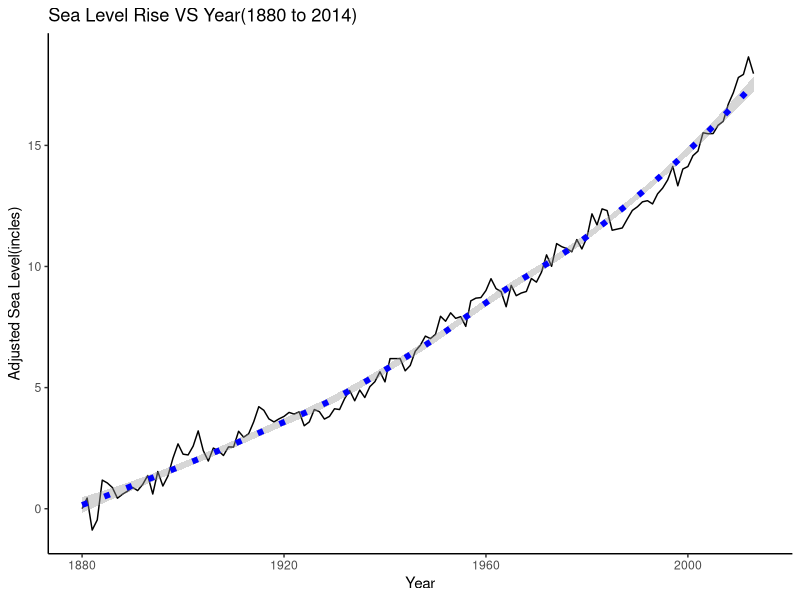
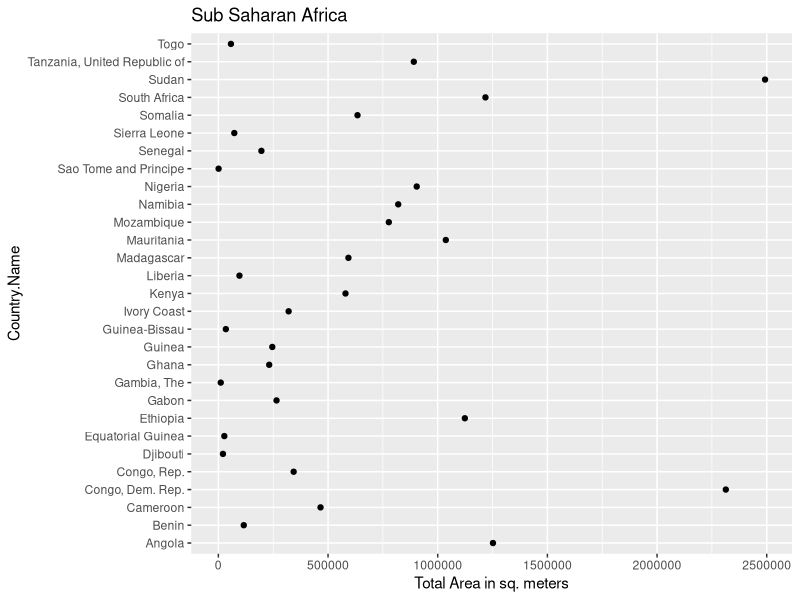
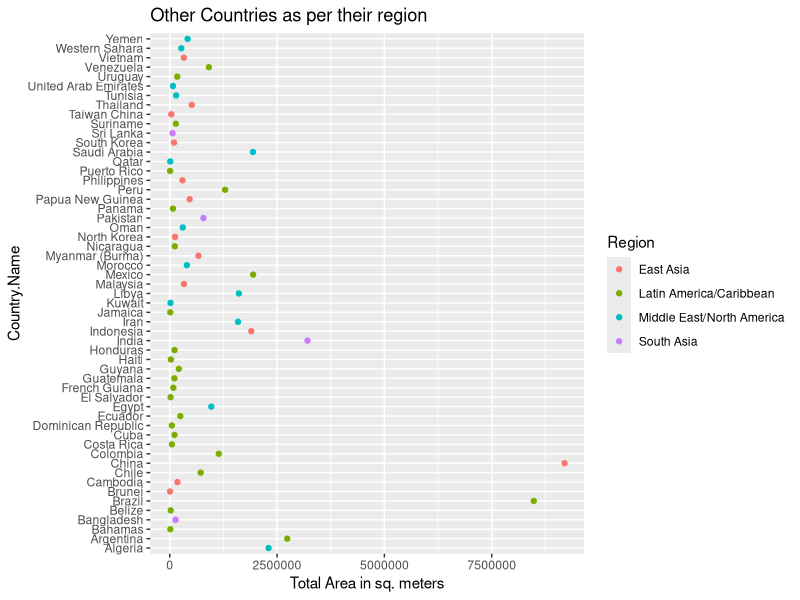
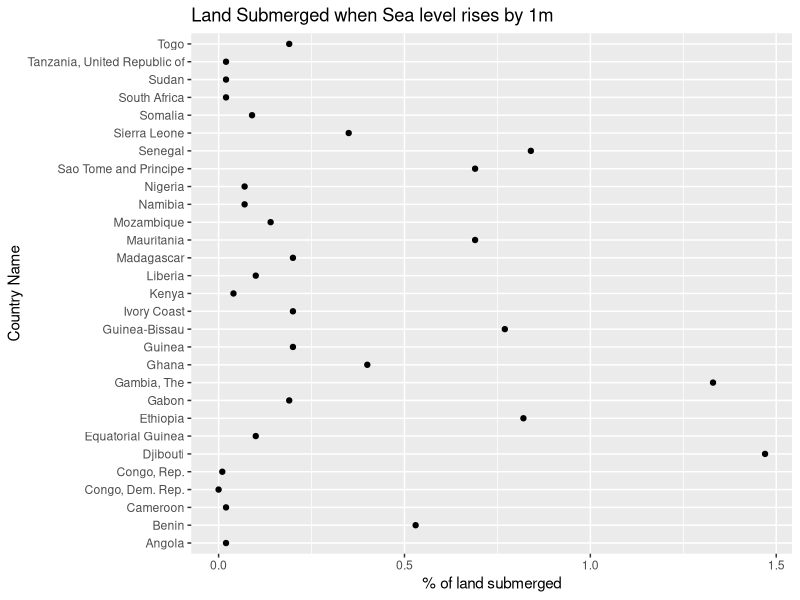
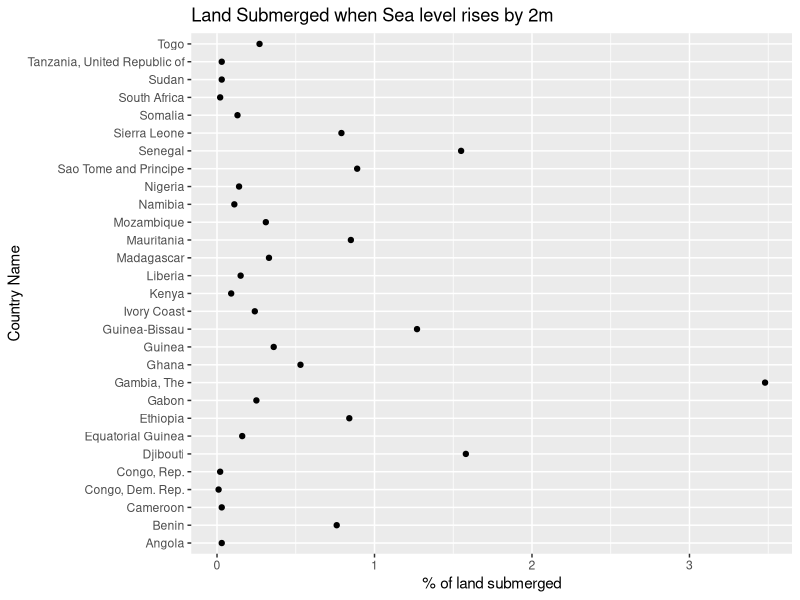
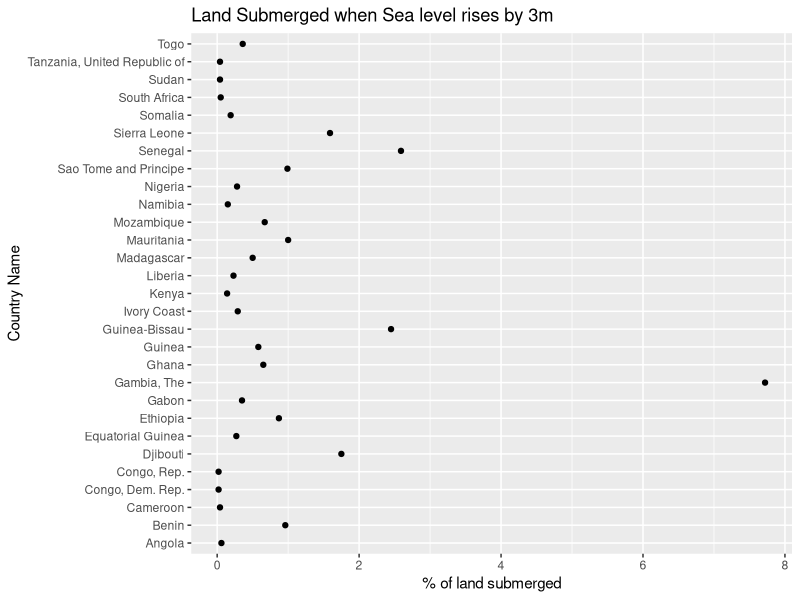
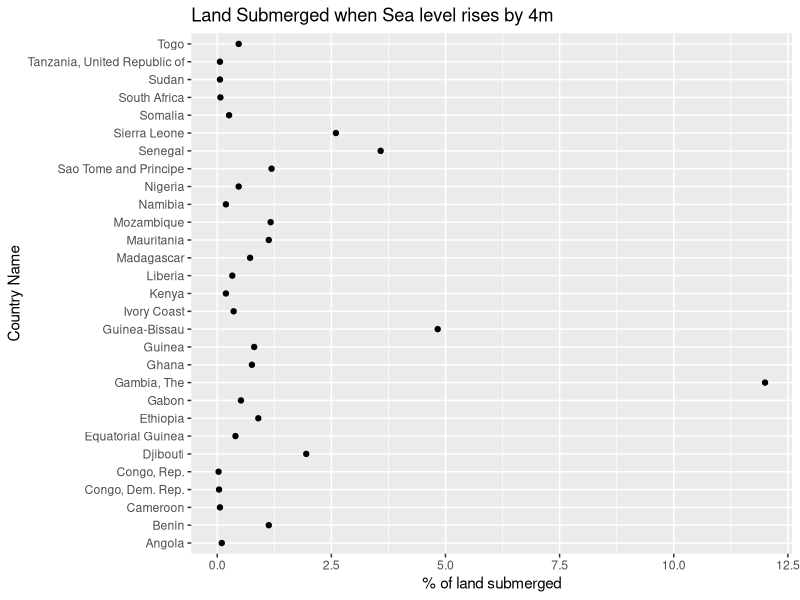
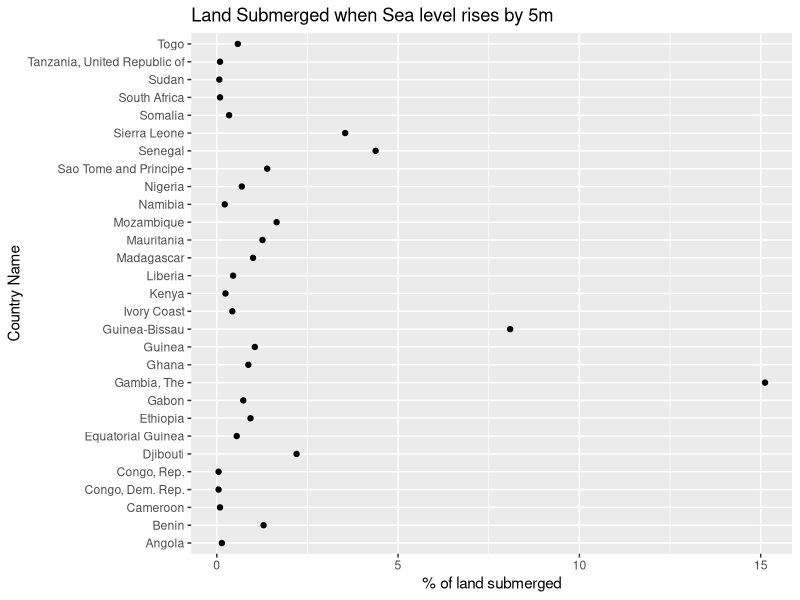

The R script that drew these images, in order:
## ---- chunk 1
knitr::opts_chunk$set(warning = FALSE)
## ---- chunk 2
library(ggplot2)
## ---- chunk 3
dir()
## ---- chunk 4
sea_data <- read.csv("sea_data.csv")
sea_level <- read.csv("sea-level.csv")
## ---- chunk 5
str(sea_data)
str(sea_level)
## ---- chunk 6
names(sea_level) <- c("Year", "Sea Level(inches)", "Lower Bound Level", "Upper Bound Level", "Sattelite")
## ---- chunk 7
s <- ggplot(sea_level, aes(Year, `Sea Level(inches)`+ (`Lower Bound Level`+`Upper Bound Level`)/2))
s + geom_line(color = c("black")) + geom_smooth(linetype = 3, size = 2, color = "blue") + labs(y = "Adjusted Sea Level(incles)", title = "Sea Level Rise VS Year(1880 to 2014)") + theme_classic()
## ---- chunk 8
sub_sa_af <- subset(sea_data, Region == "Sub Saharan Africa")
not_sub_saharan <- subset(sea_data, Region != "Sub Saharan Africa")
## ---- chunk 9
dim(sub_sa_af)
dim(not_sub_saharan)
## ---- chunk 10
qplot(Total.Area.sq.m., Country.Name, data = sub_sa_af, xlab = "Total Area in sq. meters", main = "Sub Saharan Africa")
qplot(Total.Area.sq.m., Country.Name, data = not_sub_saharan , xlab = "Total Area in sq. meters", main = "Other Countries as per their region", color = Region)
## ---- chunk 11
g <- ggplot(sub_sa_af, aes( X..affected.area.by.1m.rise, Country.Name))
g + geom_point() + labs(x = "% of land submerged", y = "Country Name", title = "Land Submerged when Sea level rises by 1m")
## ---- chunk 12
g <- ggplot(sub_sa_af, aes( X..affected.area.by.2m.rise, Country.Name))
g + geom_point() + labs(x = "% of land submerged", y = "Country Name", title = "Land Submerged when Sea level rises by 2m")
## ---- chunk 13
g <- ggplot(sub_sa_af, aes( X..affected.area.by.3m.rise, Country.Name))
g + geom_point() + labs(x = "% of land submerged", y = "Country Name", title = "Land Submerged when Sea level rises by 3m")
## ---- chunk 14
g <- ggplot(sub_sa_af, aes( X..affected.area.by.4m.rise, Country.Name))
g + geom_point() + labs(x = "% of land submerged", y = "Country Name", title = "Land Submerged when Sea level rises by 4m")
## ---- chunk 15
g <- ggplot(sub_sa_af, aes( X..affected.area.by.5m.rise, Country.Name))
g + geom_point() + labs(x = "% of land submerged", y = "Country Name", title = "Land Submerged when Sea level rises by 5m")
## ---- chunk 16
g <- ggplot(not_sub_saharan, aes( X..affected.area.by.1m.rise, Country.Name, color = Region))
g + geom_point() + labs(x = "% of land submerged", y = "Country Name", title = "Land Submerged when Sea level rises by 1m")
## ---- chunk 17
g <- ggplot(not_sub_saharan, aes( X..affected.area.by.2m.rise, Country.Name, color = Region))
g + geom_point() + labs(x = "% of land submerged",y = "Country Name", title = "Land Submerged when Sea level rises by 2m")
## ---- chunk 18
g <- ggplot(not_sub_saharan, aes( X..affected.area.by.3m.rise, Country.Name, color = Region))
g + geom_point() + labs(x = "% of land submerged", y = "Country Name", title = "Land Submerged when Sea level rises by 3m")
## ---- chunk 19
g <- ggplot(not_sub_saharan, aes( X..affected.area.by.4m.rise, Country.Name, color = Region))
g + geom_point() + labs(x = "% of land submerged", y = "Country Name", title = "Land Submerged when Sea level rises by 4m")
## ---- chunk 20
g <- ggplot(not_sub_saharan, aes( X..affected.area.by.5m.rise, Country.Name, color = Region))
g + geom_point() + labs(x = "% of land submerged", y = "Country Name", title = "Land Submerged when Sea level rises by 5m")
